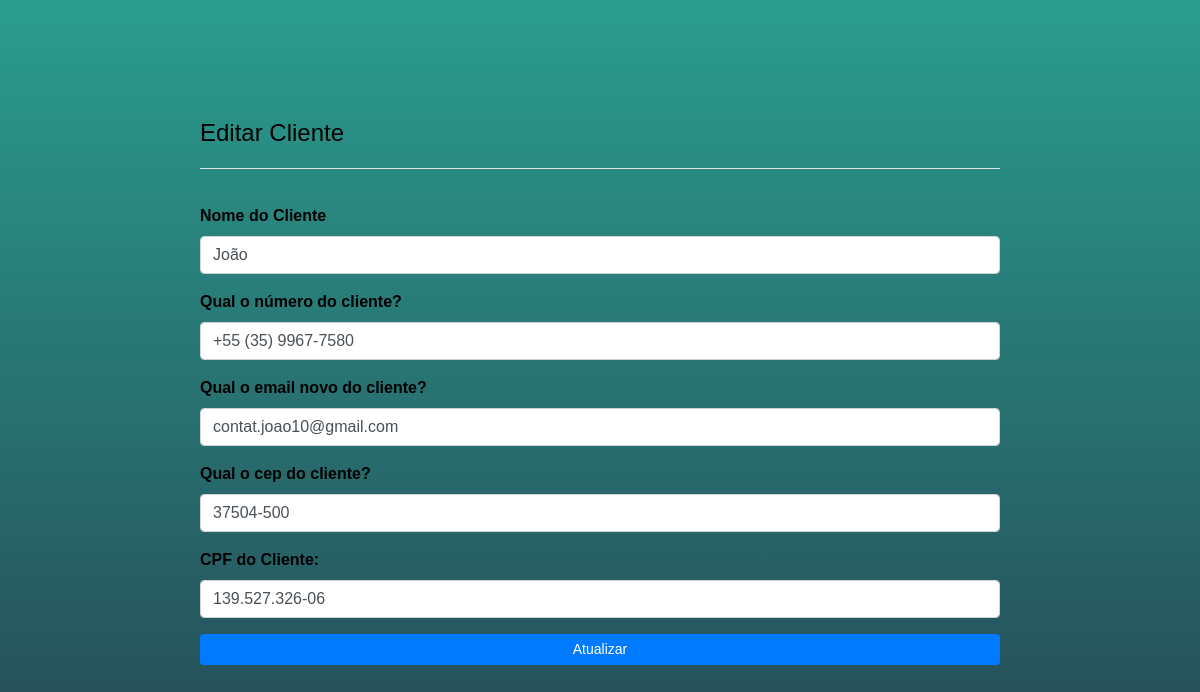
Page /editar_cliente.php?id=21 (signed in) on the committed database.
### tables this page shows
CREATE TABLE `cliente` (
  `idCliente` int(11) NOT NULL,
  `nomeCliente` varchar(150) NOT NULL,
  `numeroCliente` varchar(150) NOT NULL,
  `emailCliente` varchar(150) NOT NULL,
  `cepCliente` varchar(15) NOT NULL,
  `cpfCliente` varchar(20) NOT NULL,
  `respCliente` varchar(150) DEFAULT NULL
);

### editar_cliente.php (the view, shortened to what this page needs)
<?php
include_once 'conexao.php';
include_once('head.php');
$id = $_GET['id'];
?>
<head>
</head>
<div style="padding:20px 0;max-width:800px" class="container">
  <h4 style="padding:0 0 20px 0;margin-bottom:35px;" class="border-bottom">Editar Cliente</h4>
  <form action="atualizar_cliente.php" method="POST">
    <?php
    $sql = "SELECT * FROM cliente WHERE idCliente = $id";
    $retorno = mysqli_query($conexao, $sql);
    while ($array = mysqli_fetch_array($retorno, MYSQLI_ASSOC)) {
      $nomeCliente = $array['nomeCliente'];
      $numeroCliente = $array['numeroCliente'];
      $emailCliente = $array['emailCliente'];
      $cepCliente = $array['cepCliente'];
      $cpfCliente = $array['cpfCliente'];
    ?>
      <div class="form-group">
        <label for="nomeCliente">Nome do Cliente</label>
        <input type="text" class="form-control" id="nomeCliente" placeholder="Digite o nome do cliente"
          name="nomeCliente" required autocomplete="off" value="<?= $nomeCliente ?>">
      </div>
      <div class="form-group">
        <label for="numero">Qual o número do cliente?</label>
        <input type="text" class="form-control" id="numeroCliente" name="numeroCliente"
          placeholder="Ex: 35 98888-8888" autocomplete="off" maxlength="11" value="<?= $numeroCliente ?>">
      </div>
      <div class="form-group">
        <label for="emailCliente">Qual o email novo do cliente?</label>
        <input type="text" class="form-control" id="emailCliente" name="emailCliente"
          placeholder="Ex: exemplo@gmail.com" autocomplete="off" required value="<?= $emailCliente ?>">
      </div>
      <div class="form-group">
        <label for="cep">Qual o cep do cliente?</label>
        <input type="text" class="form-control" id="cepCliente" name="cepCliente"
          placeholder="Ex: 64077-160" autocomplete="off" maxlength="8" value="<?= $cepCliente ?>" maxlength="9">
      </div>
      <div class="form-group">
        <label>CPF do Cliente:</label>
        <input class="form-control" type="text" id="cpfCliente" name="cpfCliente"
          placeholder="Insira o CPF do Cliente" oninput="formatarCPF(this)" maxlength="11" value="<?= $cpfCliente ?>" />
      </div>
      <button type="submit" class="btn-enviar btn btn-primary btn-sm btn-block">Atualizar</button>
    <?php } ?>
  </form>
</div>

### rows in the picture
cliente: nomeCliente "João", numeroCliente "+55 (35) 9967-7580", emailCliente "contat.joao10@gmail.com", cepCliente "37504-500", cpfCliente "139.527.326-06"
